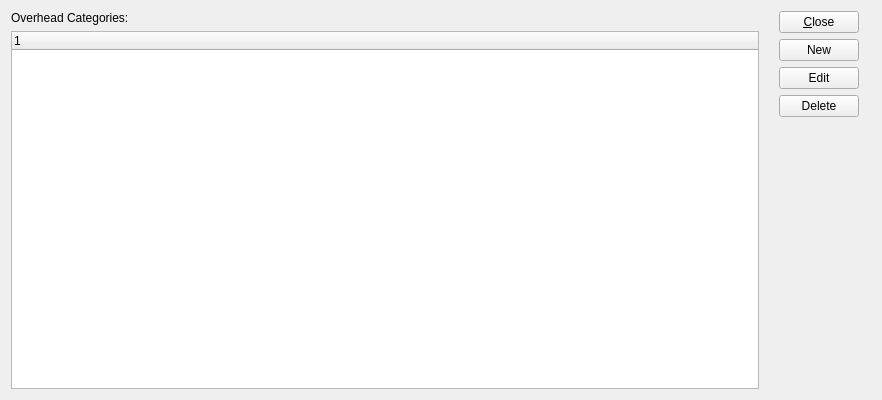
<?xml version="1.0" encoding="UTF-8"?>
<ui version="4.0">
 <comment>This file is part of the xTuple ERP: PostBooks Edition, a free and
open source Enterprise Resource Planning software suite,
Copyright (c) 1999-2011 by OpenMFG LLC, d/b/a xTuple.
It is licensed to you under the Common Public Attribution License
version 1.0, the full text of which (including xTuple-specific Exhibits)
is available at www.xtuple.com/CPAL.  By using this software, you agree
to be bound by its terms.</comment>
 <class>overheadList</class>
 <widget class="QWidget" name="overheadList">
  <property name="geometry">
   <rect>
    <x>0</x>
    <y>0</y>
    <width>882</width>
    <height>400</height>
   </rect>
  </property>
  <property name="focusPolicy">
   <enum>Qt::StrongFocus</enum>
  </property>
  <property name="windowTitle">
   <string>Overhead Categories</string>
  </property>
  <layout class="QVBoxLayout" name="verticalLayout_3">
   <item>
    <layout class="QHBoxLayout" name="horizontalLayout">
     <item>
      <layout class="QVBoxLayout" name="verticalLayout_2">
       <item>
        <widget class="XLabel" name="_label">
         <property name="text">
          <string>Overhead Categories:</string>
         </property>
        </widget>
       </item>
       <item>
        <widget class="XTreeWidget" name="_list">
         <property name="focusPolicy">
          <enum>Qt::StrongFocus</enum>
         </property>
        </widget>
       </item>
      </layout>
     </item>
     <item>
      <layout class="QVBoxLayout" name="verticalLayout">
       <property name="leftMargin">
        <number>14</number>
       </property>
       <property name="rightMargin">
        <number>12</number>
       </property>
       <item>
        <widget class="QPushButton" name="_close">
         <property name="focusPolicy">
          <enum>Qt::StrongFocus</enum>
         </property>
         <property name="text">
          <string>&amp;Close</string>
         </property>
         <property name="shortcut">
          <string>Esc</string>
         </property>
        </widget>
       </item>
       <item>
        <widget class="QPushButton" name="_new">
         <property name="focusPolicy">
          <enum>Qt::StrongFocus</enum>
         </property>
         <property name="text">
          <string>New</string>
         </property>
         <property name="shortcut">
          <string>Ctrl+N</string>
         </property>
        </widget>
       </item>
       <item>
        <widget class="QPushButton" name="_edit">
         <property name="focusPolicy">
          <enum>Qt::StrongFocus</enum>
         </property>
         <property name="text">
          <string>Edit</string>
         </property>
         <property name="shortcut">
          <string>Ctrl+E</string>
         </property>
        </widget>
       </item>
       <item>
        <widget class="QPushButton" name="_delete">
         <property name="focusPolicy">
          <enum>Qt::StrongFocus</enum>
         </property>
         <property name="text">
          <string>Delete</string>
         </property>
         <property name="shortcut">
          <string>Ctrl+D</string>
         </property>
        </widget>
       </item>
       <item>
        <spacer name="verticalSpacer">
         <property name="orientation">
          <enum>Qt::Vertical</enum>
         </property>
         <property name="sizeType">
          <enum>QSizePolicy::Preferred</enum>
         </property>
         <property name="sizeHint" stdset="0">
          <size>
           <width>20</width>
           <height>1000</height>
          </size>
         </property>
        </spacer>
       </item>
      </layout>
     </item>
    </layout>
   </item>
  </layout>
 </widget>
 <customwidgets>
  <customwidget>
   <class>XLabel</class>
   <extends>QLabel</extends>
   <header>xlabel.h</header>
  </customwidget>
  <customwidget>
   <class>XTreeWidget</class>
   <extends>QTreeWidget</extends>
   <header>xtreewidget.h</header>
  </customwidget>
 </customwidgets>
 <tabstops>
  <tabstop>_list</tabstop>
  <tabstop>_close</tabstop>
  <tabstop>_new</tabstop>
  <tabstop>_edit</tabstop>
  <tabstop>_delete</tabstop>
 </tabstops>
 <resources/>
 <connections>
  <connection>
   <sender>_close</sender>
   <signal>clicked()</signal>
   <receiver>overheadList</receiver>
   <slot>close()</slot>
   <hints>
    <hint type="sourcelabel">
     <x>335</x>
     <y>31</y>
    </hint>
    <hint type="destinationlabel">
     <x>246</x>
     <y>7</y>
    </hint>
   </hints>
  </connection>
  <connection>
   <sender>_list</sender>
   <signal>itemSelected(int)</signal>
   <receiver>_edit</receiver>
   <slot>animateClick()</slot>
   <hints>
    <hint type="sourcelabel">
     <x>225</x>
     <y>124</y>
    </hint>
    <hint type="destinationlabel">
     <x>498</x>
     <y>80</y>
    </hint>
   </hints>
  </connection>
 </connections>
</ui>
